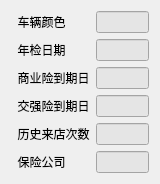
   <widget class="QWidget" name="formLayoutWidget_12">
    <property name="geometry">
     <rect>
      <x>830</x>
      <y>190</y>
      <width>160</width>
      <height>161</height>
     </rect>
    </property>
    <layout class="QFormLayout" name="formLayout11">
     <property name="fieldGrowthPolicy">
      <enum>QFormLayout::AllNonFixedFieldsGrow</enum>
     </property>
     <item row="0" column="0">
      <widget class="QLabel" name="label_25">
       <property name="text">
        <string>  车辆颜色</string>
       </property>
      </widget>
     </item>
     <item row="0" column="1">
      <widget class="QLineEdit" name="edtColor">
       <property name="styleSheet">
        <string notr="true">background-color: rgb(229, 229, 229);
border-image: url();</string>
       </property>
       <property name="readOnly">
        <bool>true</bool>
       </property>
      </widget>
     </item>
     <item row="1" column="0">
      <widget class="QLabel" name="label_26">
       <property name="text">
        <string>  年检日期</string>
       </property>
      </widget>
     </item>
     <item row="1" column="1">
      <widget class="QLineEdit" name="edtAannualSurveyDate">
       <property name="styleSheet">
        <string notr="true">background-color: rgb(229, 229, 229);
border-image: url();</string>
       </property>
       <property name="readOnly">
        <bool>true</bool>
       </property>
      </widget>
     </item>
     <item row="2" column="0">
      <widget class="QLabel" name="label_27">
       <property name="text">
        <string>  商业险到期日</string>
       </property>
      </widget>
     </item>
     <item row="2" column="1">
      <widget class="QLineEdit" name="edtCommercialInsuranceExpiration">
       <property name="styleSheet">
        <string notr="true">background-color: rgb(229, 229, 229);
border-image: url();</string>
       </property>
       <property name="readOnly">
        <bool>true</bool>
       </property>
      </widget>
     </item>
     <item row="3" column="0">
      <widget class="QLabel" name="label_28">
       <property name="text">
        <string>  交强险到期日</string>
       </property>
      </widget>
     </item>
     <item row="3" column="1">
      <widget class="QLineEdit" name="edtMandatoryInsuranceExpiration">
       <property name="styleSheet">
        <string notr="true">background-color: rgb(229, 229, 229);
border-image: url();</string>
       </property>
       <property name="readOnly">
        <bool>true</bool>
       </property>
      </widget>
     </item>
     <item row="4" column="0">
      <widget class="QLabel" name="label_29">
       <property name="text">
        <string>  历史来店次数</string>
       </property>
      </widget>
     </item>
     <item row="4" column="1">
      <widget class="QLineEdit" name="edtVistCount">
       <property name="styleSheet">
        <string notr="true">background-color: rgb(229, 229, 229);
border-image: url();</string>
       </property>
       <property name="readOnly">
        <bool>true</bool>
       </property>
      </widget>
     </item>
     <item row="5" column="0">
      <widget class="QLabel" name="label_30">
       <property name="text">
        <string>  保险公司</string>
       </property>
      </widget>
     </item>
     <item row="5" column="1">
      <widget class="QLineEdit" name="edtInsurer">
       <property name="styleSheet">
        <string notr="true">background-color: rgb(229, 229, 229);
border-image: url();</string>
       </property>
       <property name="readOnly">
        <bool>true</bool>
       </property>
      </widget>
     </item>
    </layout>
   </widget>
